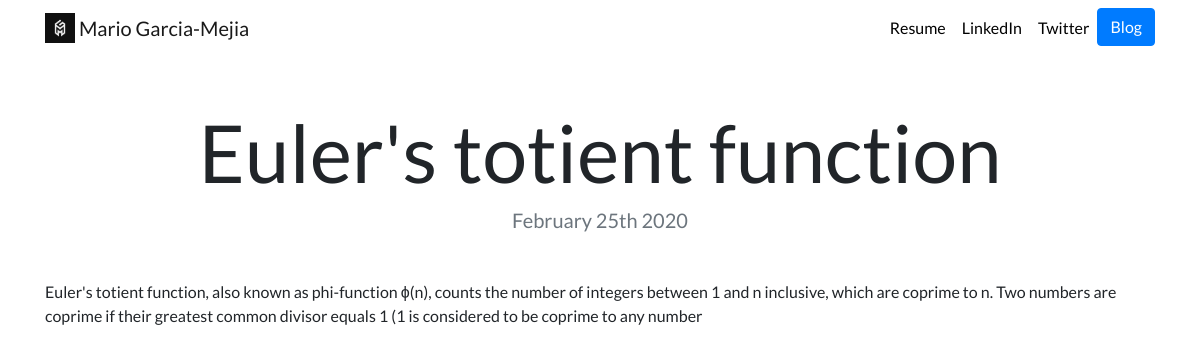
The app's page /blog/2/ with its own data.
### blog/models.py (models this page shows, shortened)
class Blog(models.Model):
    title = models.CharField(max_length = 200)
    description = models.CharField(max_length =250)
    date = models.DateField()

### blog/views.py (the view)
# urls.py: path('<int:blog_id>/',views.detail, name= 'detail'),
def detail(request,blog_id):
    blog = get_object_or_404(Blog,pk = blog_id)
    return render(request, 'blog/detail.html',{'blog':blog})

### blog/templates/blog/detail.html
{% extends 'portfolio/base.html'%}
{% block content %}
<h1 class="text-center mt-5" id="blogdetailtitle">{{blog.title}}</h1>
<h5 class="text-center text-muted mb-5" >{{ blog.date|date:'F jS Y' }}</h5>
{{blog.description}}
{% endblock %}

### portfolio/static/portfolio/navbar.css (style rules this page uses)
body { font-family: 'Lato', sans-serif; }
@media (min-width: 992px) { #blogdetailtitle { font-size: 5rem; } }

### records on screen
Blog: title "Euler's totient function", date "February 25th 2020", description "Euler's totient function, also known as phi-function ϕ(n), counts the number of integers between 1 and n inclusive, which are coprime to n. Two numbers are coprime if their greatest common divisor equals 1 (1 is considered to be coprime to any number"
